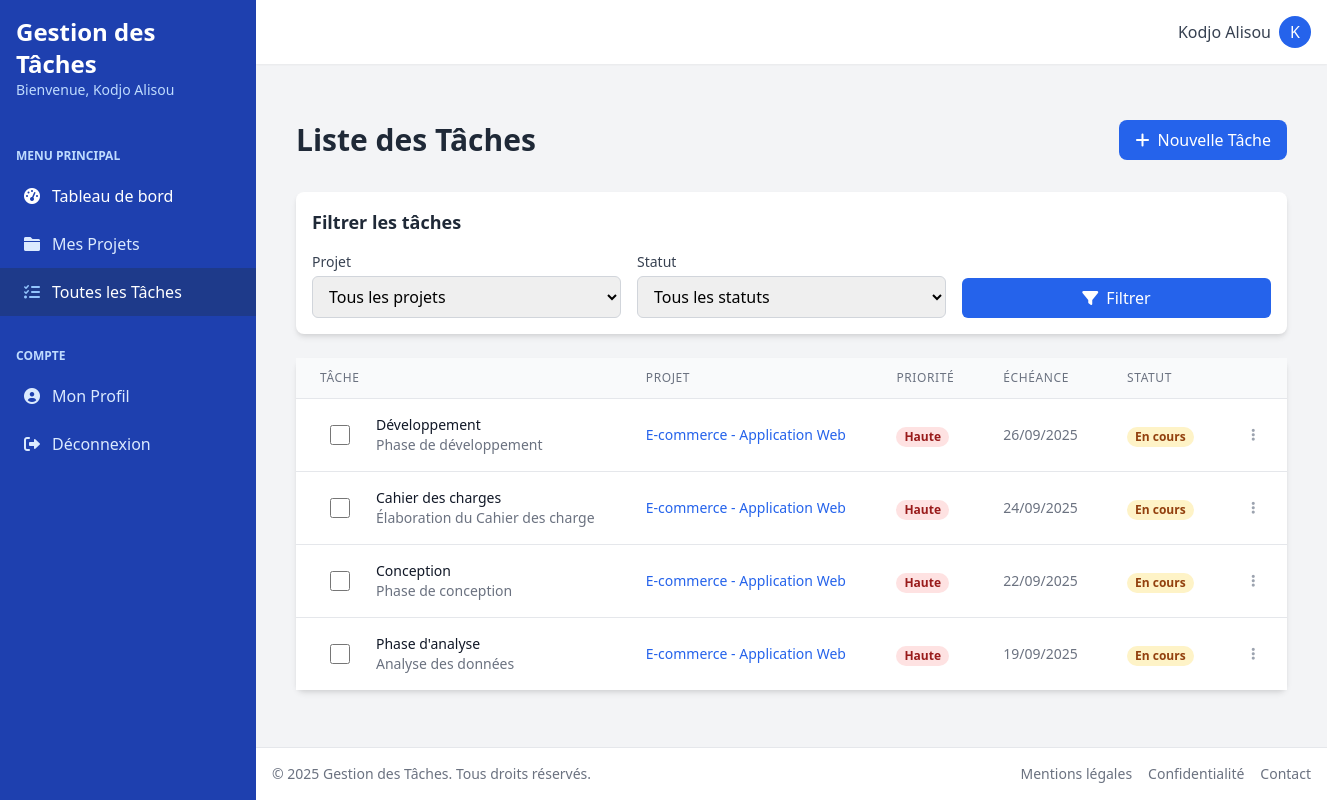
Screenshot of /taches/ (signed in) with the database file from the repository.
### authapp/models.py (models this page shows, shortened)
class User(AbstractUser):
    username = None
    email = models.EmailField(_('adresse email'), unique=True)
    first_name = models.CharField(_('prénom'), max_length=30, blank=False)
    last_name = models.CharField(_('nom'), max_length=30, blank=False)
    created_at = models.DateTimeField(_('date de création'), auto_now_add=True)
    updated_at = models.DateTimeField(_('date de mise à jour'), auto_now=True)
    USERNAME_FIELD = 'email'
    REQUIRED_FIELDS = ['first_name', 'last_name']
    objects = UserManager()
    class Meta:
        verbose_name = _('utilisateur')
        verbose_name_plural = _('utilisateurs')

### tasks/models.py (models this page shows, shortened)
class Tache(models.Model):
    class StatutTache(models.TextChoices):
        A_FAIRE = 'a_faire', _('À faire')
        EN_COURS = 'en_cours', _('En cours')
        TERMINEE = 'terminee', _('Terminée')
    class PrioriteTache(models.TextChoices):
        BASSE = 'basse', _('Basse')
        NORMALE = 'normale', _('Normale')
        HAUTE = 'haute', _('Haute')
    titre = models.CharField(_('titre'), max_length=200)
    description = models.TextField(_('description'), blank=True)
    statut = models.CharField(
        _('statut'),
        max_length=10,
        choices=StatutTache.choices,
        default=StatutTache.A_FAIRE
    )
    projet = models.ForeignKey(
        Projet,
        on_delete=models.CASCADE,
        related_name='taches',
        verbose_name=_('projet')
    )
    date_echeance = models.DateTimeField(_('date d\'échéance'), null=True, blank=True)
    priorite = models.CharField(
        _('priorité'),
        max_length=10,
        choices=PrioriteTache.choices,
        default=PrioriteTache.NORMALE
    )
    date_accomplissement = models.DateTimeField(_('date d\'accomplissement'), null=True, blank=True)
    date_creation = models.DateTimeField(_('date de création'), auto_now_add=True)
    date_mise_a_jour = models.DateTimeField(_('date de mise à jour'), auto_now=True)
    cree_par = models.ForeignKey(
        settings.AUTH_USER_MODEL,
        on_delete=models.SET_NULL,
        null=True,
        related_name='taches_crees',
        verbose_name=_('créé par')
    )
    assigne_a = models.ForeignKey(
        settings.AUTH_USER_MODEL,
        on_delete=models.SET_NULL,
        null=True,
        blank=True,
        related_name='taches_assignees',
        verbose_name=_('assigné à')
    )
    class Meta:
        verbose_name = _('tâche')
        verbose_name_plural = _('tâches')
        ordering = ['-date_creation']

### projects/models.py (models this page shows, shortened)
class Projet(models.Model):
    class StatutProjet(models.TextChoices):
        A_FAIRE = 'a_faire', _('À faire')
        EN_COURS = 'en_cours', _('En cours')
        TERMINE = 'termine', _('Terminé')
    titre = models.CharField(_('titre'), max_length=200)
    description = models.TextField(_('description'), blank=True)
    statut = models.CharField(
        _('statut'),
        max_length=10,
        choices=StatutProjet.choices,
        default=StatutProjet.A_FAIRE
    )
    proprietaire = models.ForeignKey(
        settings.AUTH_USER_MODEL,
        on_delete=models.CASCADE,
        related_name='projets',
        verbose_name=_('propriétaire')
    )
    date_creation = models.DateTimeField(_('date de création'), auto_now_add=True)
    date_mise_a_jour = models.DateTimeField(_('date de mise à jour'), auto_now=True)
    class Meta:
        verbose_name = _('projet')
        verbose_name_plural = _('projets')
        ordering = ['-date_creation']

### tasks/views.py (the view)
# urls.py: path('', views.liste_taches, name='liste'),
@login_required
def liste_taches(request):
    taches = Tache.objects.filter(
        projet__proprietaire=request.user
    ).select_related('projet').order_by('-date_creation')
    statut = request.GET.get('statut')
    if statut in dict(Tache.StatutTache.choices):
        taches = taches.filter(statut=statut)
    return render(request, 'tasks/liste.html', {
        'taches': taches,
        'statut_filtre': statut
    })

### templates/tasks/liste.html (shortened to what this page needs)
{% extends 'base.html' %}
{% load static %}
{% block content %}
<div class="container mx-auto px-4 py-8">
    <div class="flex justify-between items-center mb-8">
        <h1 class="text-3xl font-bold text-gray-800">Liste des Tâches</h1>
        <a href="{% url 'tasks:creer' %}"
           class="bg-blue-600 hover:bg-blue-700 text-white px-4 py-2 rounded-lg flex items-center">
            <i class="fas fa-plus mr-2"></i>
            Nouvelle Tâche
        </a>
    </div>
    <div class="bg-white rounded-lg shadow-md p-4 mb-6">
        <h2 class="text-lg font-semibold text-gray-800 mb-4">Filtrer les tâches</h2>
        <form method="get" class="grid grid-cols-1 md:grid-cols-3 gap-4">
            <div>
                <label for="projet" class="block text-sm font-medium text-gray-700 mb-1">Projet</label>
                <select id="projet" name="projet" class="w-full px-3 py-2 border border-gray-300 rounded-md">
                    <option value="">Tous les projets</option>
                </select>
            </div>
            <div>
                <label for="statut" class="block text-sm font-medium text-gray-700 mb-1">Statut</label>
                <select id="statut" name="statut" class="w-full px-3 py-2 border border-gray-300 rounded-md">
                    <option value="">Tous les statuts</option>
                </select>
            </div>
            <div class="flex items-end">
                <button type="submit" class="w-full bg-blue-600 hover:bg-blue-700 text-white px-4 py-2 rounded-md">
                    <i class="fas fa-filter mr-2"></i>Filtrer
                </button>
            </div>
        </form>
    </div>
    <div class="bg-white rounded-lg shadow-md ">
        <div class="overflow-x-auto">
            <table class="min-w-full divide-y divide-gray-200">
                <thead class="bg-gray-50">
                    <tr>
                        <th scope="col" class="px-6 py-3 text-left text-xs font-medium text-gray-500 uppercase tracking-wider">
                            Tâche
                        </th>
                        <th scope="col" class="px-6 py-3 text-left text-xs font-medium text-gray-500 uppercase tracking-wider">
                            Projet
                        </th>
                        <th scope="col" class="px-6 py-3 text-left text-xs font-medium text-gray-500 uppercase tracking-wider">
                            Priorité
                        </th>
                        <th scope="col" class="px-6 py-3 text-left text-xs font-medium text-gray-500 uppercase tracking-wider">
                            Échéance
                        </th>
                        <th scope="col" class="px-6 py-3 text-left text-xs font-medium text-gray-500 uppercase tracking-wider">
                            Statut
                        </th>
                        <th scope="col" class="relative px-6 py-3">
                        </th>
                    </tr>
                </thead>
                <tbody class="bg-white divide-y divide-gray-200">
                    {% for tache in taches %}
                    <tr class="hover:bg-gray-50">
                        <td class="px-6 py-4 whitespace-nowrap">
                            <div class="flex items-center">
                                <div class="flex-shrink-0 h-10 w-10 flex items-center justify-center">
                                    <input type="checkbox"
                                           class="h-5 w-5 text-blue-600 rounded focus:ring-blue-500"
                                           hx-post="{% url 'tasks:changer_statut' tache.id tache.termine|yesno:'a_faire,terminee' %}"
                                           hx-trigger="change"
                                           hx-swap="none">
                                </div>
                                <div class="ml-4">
                                    <div class="text-sm font-medium text-gray-900">
                                        <a href="{% url 'tasks:detail' tache.id %}" class="hover:text-blue-600">
                                            {{ tache.titre }}
                                        </a>
                                    </div>
                                    <div class="text-sm text-gray-500">
                                        {{ tache.description|truncatechars:50|default:"Aucune description" }}
                                    </div>
                                </div>
                            </div>
                        </td>
                        <td class="px-6 py-4 whitespace-nowrap">
                            <div class="text-sm text-gray-900">
                                {% if tache.projet %}
                                    <a href="{% url 'projects:detail' tache.projet.id %}" class="text-blue-600 hover:underline">
                                        {{ tache.projet.titre }}
                                    </a>
                                {% else %}
                                    <span class="text-gray-500">Aucun projet</span>
                                {% endif %}
                            </div>
                        </td>
                        <td class="px-6 py-4 whitespace-nowrap">
                            {% if tache.priorite == 'basse' %}
                                <span class="px-2 inline-flex text-xs leading-5 font-semibold rounded-full bg-green-100 text-green-800">
                                    Basse
                                </span>
                            {% elif tache.priorite == 'moyenne' %}
                                <span class="px-2 inline-flex text-xs leading-5 font-semibold rounded-full bg-yellow-100 text-yellow-800">
                                    Moyenne
                                </span>
                            {% else %}
                                <span class="px-2 inline-flex text-xs leading-5 font-semibold rounded-full bg-red-100 text-red-800">
                                    Haute
                                </span>
                            {% endif %}
                        </td>
                        <td class="px-6 py-4 whitespace-nowrap text-sm text-gray-500">
                            {% if tache.date_echeance %}
                                {{ tache.date_echeance|date:"d/m/Y" }}
                            {% else %}
                                <span class="text-gray-400">Non définie</span>
                            {% endif %}
                        </td>
                        <td class="px-6 py-4 whitespace-nowrap">
                            {% if tache.termine %}
                                <span class="px-2 inline-flex text-xs leading-5 font-semibold rounded-full bg-green-100 text-green-800">
                                    Terminé
                                </span>
                            {% else %}
                                <span class="px-2 inline-flex text-xs leading-5 font-semibold rounded-full bg-yellow-100 text-yellow-800">
                                    En cours
                                </span>
                            {% endif %}
                        </td>
                        <td class="px-6 py-4 whitespace-nowrap text-right text-sm font-medium">
                            <div class="dropdown">
                                <button onclick="toggleDropdown('taskListActions-{{ tache.id }}', event)"
                                        class="dropdown-toggle text-gray-400 hover:text-gray-600">
                                    <i class="fas fa-ellipsis-v"></i>
                                </button>
                            </div>
                        </td>
                    </tr>
                    {% endfor %}
                </tbody>
            </table>
        </div>
    </div>
</div>
{% endblock %}

### templates/base.html (shortened to what this page needs)
<!DOCTYPE html>
{% load static %}
<html lang="fr">
<head>
    <link href="https://cdn.jsdelivr.net/npm/tailwindcss@2.2.19/dist/tailwind.min.css" rel="stylesheet">
    <link rel="stylesheet" href="https://cdnjs.cloudflare.com/ajax/libs/font-awesome/6.0.0-beta3/css/all.min.css">
</head>
<body class="bg-gray-100">
    <div class="min-h-screen flex relative">
        <div class="bg-blue-800 text-white w-64 flex-shrink-0" style="position: relative; z-index: 1;">
            <div class="p-4">
                <h1 class="text-2xl font-bold">Gestion des Tâches</h1>
                {% if user.is_authenticated %}
                <p class="text-blue-200 text-sm">Bienvenue, {{ user.get_full_name|default:user.email }}</p>
                {% endif %}
            </div>
            {% if user.is_authenticated %}
            <nav class="mt-6">
                <div class="px-4 py-2 text-blue-200 uppercase text-xs font-semibold">Menu Principal</div>
                <a href="{% url 'tableau_de_bord' %}"
                   class="flex items-center px-6 py-3 text-white hover:bg-blue-700">
                    <i class="fas fa-tachometer-alt mr-3"></i>
                    Tableau de bord
                </a>
                <a href="{% url 'projects:liste' %}"
                   class="flex items-center px-6 py-3 text-blue-100 hover:bg-blue-700">
                    <i class="fas fa-folder mr-3"></i>
                    Mes Projets
                </a>
                <a href="{% url 'tasks:liste' %}"
                   class="flex items-center px-6 py-3 text-blue-100 hover:bg-blue-700">
                    <i class="fas fa-tasks mr-3"></i>
                    Toutes les Tâches
                </a>
                <div class="px-4 py-2 text-blue-200 uppercase text-xs font-semibold mt-6">Compte</div>
                <a href="{% url 'authapp:profil' %}"
                   class="flex items-center px-6 py-3 text-blue-100 hover:bg-blue-700">
                    <i class="fas fa-user-circle mr-3"></i>
                    Mon Profil
                </a>
                <a href="{% url 'authapp:deconnexion' %}"
                   class="flex items-center px-6 py-3 text-blue-100 hover:bg-blue-700">
                    <i class="fas fa-sign-out-alt mr-3"></i>
                    Déconnexion
                </a>
            </nav>
            {% endif %}
        </div>
        <div class="flex-1 flex flex-col overflow-visible" style="position: relative; z-index: 1;">
            <header class="bg-white shadow-sm z-10">
                <div class="flex items-center justify-between p-4">
                    {% if user.is_authenticated %}
                    <div class="flex items-center">
                        <div class="relative">
                            <button id="user-menu" class="flex items-center focus:outline-none">
                                <span class="text-gray-700 mr-2 hidden md:inline">{{ user.get_full_name|default:user.email }}</span>
                                <div class="w-8 h-8 rounded-full bg-blue-600 flex items-center justify-center text-white">
                                    {{ user.first_name|first|default:user.email|first|upper }}
                                </div>
                            </button>
                        </div>
                    </div>
                    {% endif %}
                </div>
            </header>
            <main class="flex-1 overflow-x-hidden overflow-y-auto bg-gray-100 p-6">
                {% block content %}{% endblock %}
            </main>
            <footer class="bg-white border-t border-gray-200 p-4">
                <div class="flex items-center justify-between text-sm text-gray-500">
                    <div>
                        &copy; {% now "Y" %} Gestion des Tâches. Tous droits réservés.
                    </div>
                    <div class="flex space-x-4">
                        <a href="#" class="hover:text-blue-600">Mentions légales</a>
                        <a href="#" class="hover:text-blue-600">Confidentialité</a>
                        <a href="#" class="hover:text-blue-600">Contact</a>
                    </div>
                </div>
            </footer>
        </div>
    </div>
</body>
</html>

### rows the page displays
User: get_full_name "Kodjo Alisou", first_name|first "K"
Tache: titre "Développement", description "Phase de développement", projet.titre "E-commerce - Application Web", priorite "Haute", date_echeance "26/09/2025"
Tache: titre "Cahier des charges", description "Élaboration du Cahier des charge", projet.titre "E-commerce - Application Web", priorite "Haute", date_echeance "24/09/2025"
Tache: titre "Conception", description "Phase de conception", projet.titre "E-commerce - Application Web", priorite "Haute", date_echeance "22/09/2025"
Tache: titre "Phase d'analyse", description "Analyse des données", projet.titre "E-commerce - Application Web", priorite "Haute", date_echeance "19/09/2025"
